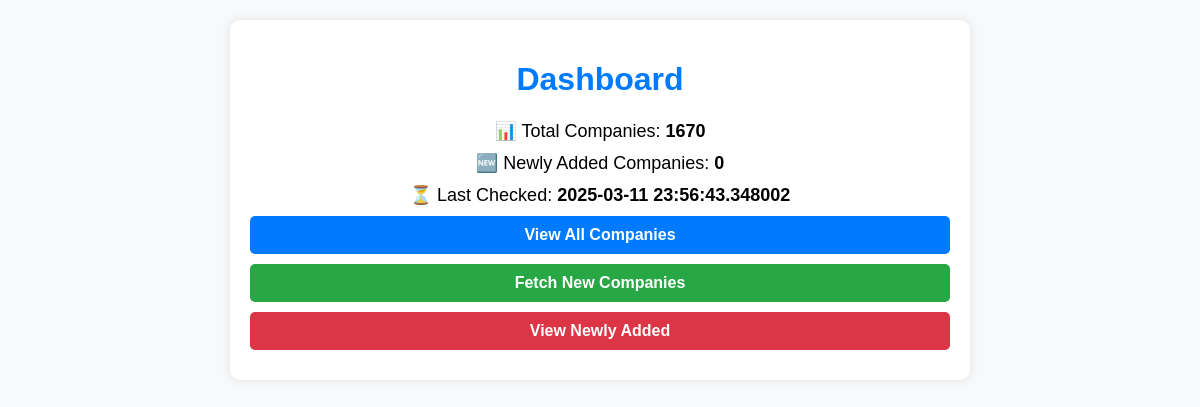
Before: / with the older database file.
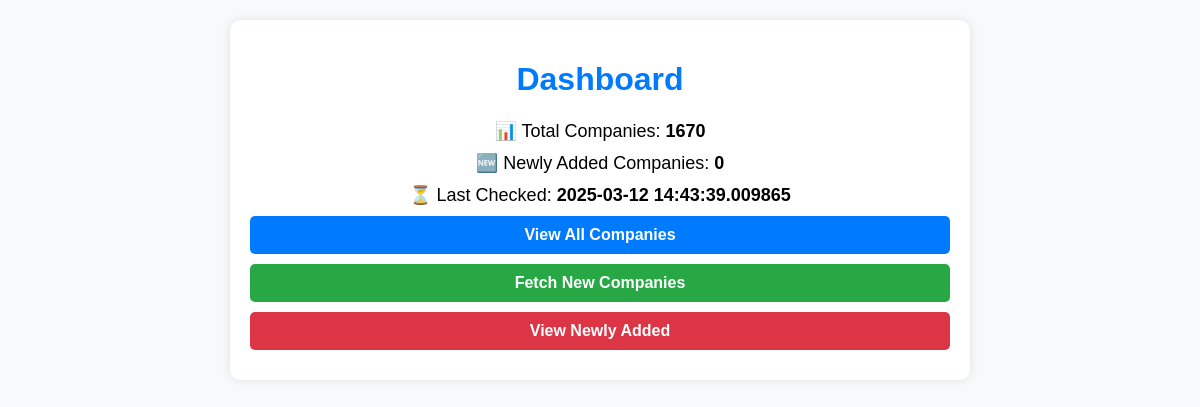
After: the same page with the newer database file.
### tables this page shows
CREATE TABLE last_checked (
            id INTEGER PRIMARY KEY AUTOINCREMENT,
            timestamp TEXT,
            new_count INTEGER
        );

### app.py (the view)
@app.route('/')
def index():
    companies = fetch_companies()
    total_companies = len(companies)
    last_checked, new_companies = get_last_checked()
    return render_template("index.html", total_companies=total_companies, last_checked=last_checked, new_companies=new_companies)

### app.py (called while the page is built)
def fetch_companies():
    conn = sqlite3.connect("companies.db")
    cursor = conn.cursor()
    cursor.execute("SELECT id, url FROM companies ORDER BY id DESC")  # Sort by ID (latest first)
    companies = cursor.fetchall()
    conn.close()
    return companies

def get_last_checked():
    conn = sqlite3.connect("companies.db")
    cursor = conn.cursor()
    cursor.execute("SELECT timestamp, new_count FROM last_checked ORDER BY id DESC LIMIT 1")
    result = cursor.fetchone()
    conn.close()
    return result if result else ("Never", 0)

### templates/index.html (shortened to what this page needs)
<!DOCTYPE html>
<html lang="en">
<head>
</head>
<body>
    <div class="container">
        <h1>Dashboard</h1>
        <p class="stats">📊 Total Companies: <b>{{ total_companies }}</b></p>
        <p class="stats">🆕 Newly Added Companies: <b>{{ new_companies }}</b></p>
        <p class="stats">⏳ Last Checked: <b>{{ last_checked }}</b></p>
        <a class="btn btn-blue" href="{{ url_for('companies') }}">View All Companies</a>
        <a class="btn btn-green" href="{{ url_for('fetch_new') }}">Fetch New Companies</a>
        <a class="btn btn-red" href="{{ url_for('new_records') }}">View Newly Added</a>
    </div>
</body>
</html>

### templates/index.html (style rules this page uses)
body { font-family: Arial, sans-serif; text-align: center; margin: 20px; background: #f8f9fa; }
.container { max-width: 700px; margin: auto; background: white; padding: 20px; border-radius: 10px; box-shadow: 0 0 10px rgba(0, 0, 0, 0.1); }
h1 { color: #007bff; }
.stats { font-size: 18px; margin: 10px 0; }
.btn { display: block; margin: 10px auto; padding: 10px 20px; text-decoration: none; border-radius: 5px; color: white; font-weight: bold; text-align: center; }
.btn-blue { background: #007bff; }
.btn-green { background: #28a745; }
.btn-red { background: #dc3545; }

Changed rows visible on the page:
changed last_checked: timestamp "2025-03-11 23:56:43.348002" → "2025-03-12 14:43:39.009865"
